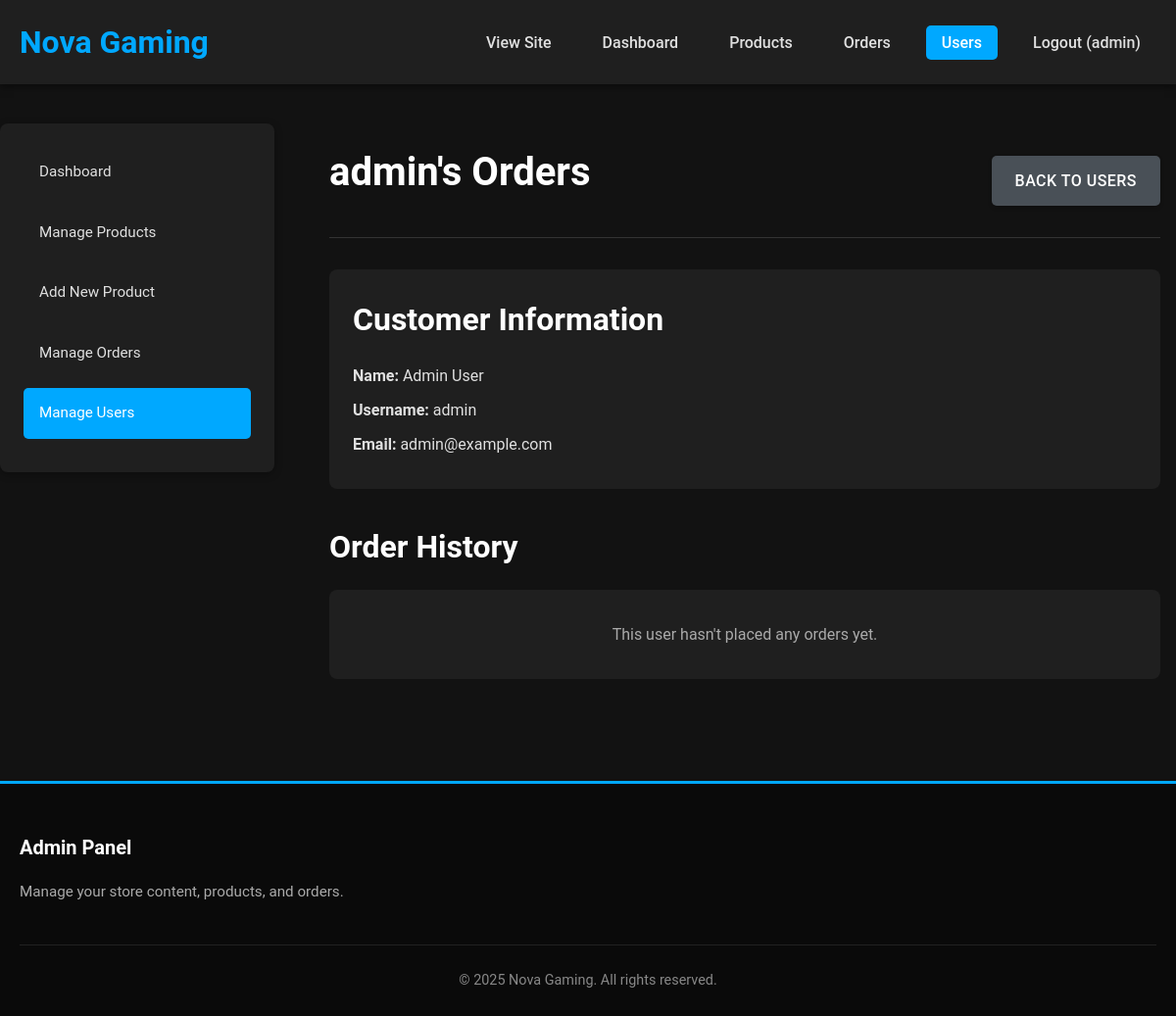
The page /admin/view_user_orders.php?id=1 (signed in) on the database its author committed.
### tables this page shows
CREATE TABLE Users (
    user_id INT AUTO_INCREMENT PRIMARY KEY,
    username VARCHAR(50) NOT NULL UNIQUE,
    password VARCHAR(255) NOT NULL,
    email VARCHAR(100) NOT NULL UNIQUE,
    full_name VARCHAR(100) NOT NULL,
    is_admin BOOLEAN DEFAULT FALSE,
    created_at TIMESTAMP DEFAULT CURRENT_TIMESTAMP
);

### admin/view_user_orders.php (the view, shortened to what this page needs)
<?php
include_once '../includes/db.php';
$user_id = (int)$_GET['id'];
$stmt = $conn->prepare("SELECT username, full_name, email FROM Users WHERE user_id = ?");
$stmt->bind_param("i", $user_id);
$stmt->execute();
$result = $stmt->get_result();
$user = $result->fetch_assoc();
$stmt = $conn->prepare("SELECT * FROM Orders WHERE user_id = ? ORDER BY order_date DESC");
$stmt->bind_param("i", $user_id);
$stmt->execute();
$orders_result = $stmt->get_result();
$orders = $orders_result->fetch_all(MYSQLI_ASSOC);
$admin_css_file_path = dirname(__DIR__) . '/assets/css/style.css';
$admin_css_version = file_exists($admin_css_file_path) ? filemtime($admin_css_file_path) : '1';
?>
<!DOCTYPE html>
<html lang="en">
<head>
    <link rel="stylesheet" href="../assets/css/style.css?v=<?php echo $admin_css_version; ?>">
</head>
<body>
    <header>
        <div class="container">
            <div class="logo">
                <h1><a href="../index.php">Nova Gaming</a></h1>
            </div>
            <nav>
                <ul class="nav-links">
                    <li><a href="../index.php">View Site</a></li>
                    <li><a href="index.php">Dashboard</a></li>
                    <li><a href="manage_products.php">Products</a></li>
                    <li><a href="manage_orders.php">Orders</a></li>
                    <li><a href="manage_users.php" class="active">Users</a></li>
                    <li><a href="../logout.php">Logout (<?php echo $_SESSION['username']; ?>)</a></li>
                </ul>
            </nav>
        </div>
    </header>
    <div class="container main-content admin-container">
        <aside class="admin-sidebar">
            <ul>
                <li><a href="index.php">Dashboard</a></li>
                <li><a href="manage_products.php">Manage Products</a></li>
                <li><a href="add_product.php">Add New Product</a></li>
                <li><a href="manage_orders.php">Manage Orders</a></li>
                <li><a href="manage_users.php" class="active">Manage Users</a></li>
            </ul>
        </aside>
        <main class="admin-content">
            <div class="admin-header">
                <h1><?php echo htmlspecialchars($user['username']); ?>'s Orders</h1>
                <a href="manage_users.php" class="btn btn-secondary">Back to Users</a>
            </div>
            <div class="user-info">
                <h2>Customer Information</h2>
                <p><strong>Name:</strong> <?php echo htmlspecialchars($user['full_name']); ?></p>
                <p><strong>Username:</strong> <?php echo htmlspecialchars($user['username']); ?></p>
                <p><strong>Email:</strong> <?php echo htmlspecialchars($user['email']); ?></p>
            </div>
            <h2>Order History</h2>
            <?php if (empty($orders)): ?>
                <div class="no-orders-message">
                    <p>This user hasn't placed any orders yet.</p>
                </div>
            <?php endif; ?>
        </main>
    </div>
    <footer>
        <div class="container">
            <div class="footer-content">
                <div class="footer-section">
                    <h3>Admin Panel</h3>
                    <p>Manage your store content, products, and orders.</p>
                </div>
            </div>
            <div class="footer-bottom">
                <p>&copy; <?php echo date('Y'); ?> Nova Gaming. All rights reserved.</p>
            </div>
        </div>
    </footer>
</body>
</html>

### assets/css/style.css (style rules this page uses)
* { margin: 0; padding: 0; box-sizing: border-box; }
body { font-family: 'Roboto', 'Segoe UI', Tahoma, Geneva, Verdana, sans-serif; line-height: 1.7; color: #e0e0e0; background-color: #121212; }
.container { max-width: 1200px; margin: 0 auto; padding: 0 20px; }
.main-content { min-height: 70vh; padding: 40px 0; }
h1, h2, h3, h4, h5, h6 { margin-bottom: 1rem; color: #ffffff; font-weight: 600; }
h1 { font-size: 2.5rem; }
h2 { font-size: 2rem; }
h3 { font-size: 1.75rem; }
a { text-decoration: none; color: #00A8FF; transition: color 0.3s ease; }
header { background-color: #1f1f1f; color: #ffffff; padding: 1rem 0; box-shadow: 0 2px 8px rgba(0, 0, 0, 0.5); position: sticky; top: 0; z-index: 1000; }
.logo h1 { margin: 0; font-size: 2rem; font-weight: 700; }
header .container { display: flex; justify-content: space-between; align-items: center; }
.nav-links { display: flex; list-style: none; }
.nav-links li { margin-left: 20px; }
.nav-links a { color: #e0e0e0; font-weight: 500; padding: 0.5rem 1rem; border-radius: 5px; transition: background-color 0.3s ease, color 0.3s ease; }
.nav-links a:hover, .nav-links a.active { background-color: #00A8FF; color: #ffffff; }
.btn { display: inline-block; background-color: #00A8FF; color: #ffffff; padding: 0.75rem 1.5rem; border: none; border-radius: 5px; cursor: pointer; font-size: 1rem; font-weight: 500; text-transform: uppercase; letter-spacing: 0.5px; transition: background-color 0.3s ease, transform 0.2s ease; box-shadow: 0 2px 4px rgba(0,0,0,0.2); }
.btn-secondary { background-color: #495057; }
.admin-container { display: grid; grid-template-columns: 280px 1fr; gap: 2.5rem; }
.admin-sidebar { background-color: #1f1f1f; border-radius: 8px; padding: 1.5rem; height: fit-content; box-shadow: 0 2px 8px rgba(0,0,0,0.3); }
.admin-sidebar ul { list-style: none; }
.admin-sidebar li { margin-bottom: 10px; }
.admin-sidebar a { color: #e0e0e0; display: block; padding: 0.8rem 1rem; border-radius: 5px; transition: background-color 0.3s ease, color 0.3s ease; font-size: 0.95rem; }
.admin-sidebar a:hover, .admin-sidebar a.active { background-color: #00A8FF; color: #ffffff; }
.admin-content { padding: 1rem; }
.admin-header { display: flex; justify-content: space-between; align-items: center; margin-bottom: 2rem; padding-bottom: 1rem; border-bottom: 1px solid #333; }
footer { background-color: #0a0a0a; color: #aaaaaa; padding: 3rem 0 1.5rem; margin-top: 3rem; border-top: 3px solid #00A8FF; }
.footer-content { display: grid; grid-template-columns: repeat(auto-fit, minmax(250px, 1fr)); gap: 2rem; margin-bottom: 2rem; }
.footer-section h3 { color: #ffffff; margin-bottom: 1rem; font-size: 1.25rem; }
.footer-section p, .footer-section ul li { font-size: 0.95rem; margin-bottom: 0.5rem; }
.footer-bottom { text-align: center; padding-top: 1.5rem; border-top: 1px solid #222; font-size: 0.9rem; color: #888; }

### admin/view_user_orders.php (style rules this page uses)
.user-info { background-color: #1f1f1f; border-radius: 8px; padding: 1.5rem; margin-bottom: 2rem; }
.user-info p { margin-bottom: 0.5rem; }
.no-orders-message { background-color: #1f1f1f; border-radius: 8px; padding: 2rem; text-align: center; color: #aaa; }

### rows shown on the page
users: username "admin", full_name "Admin User", email "admin@example.com"

### other values the page prints
$_SESSION['username'] "admin"
